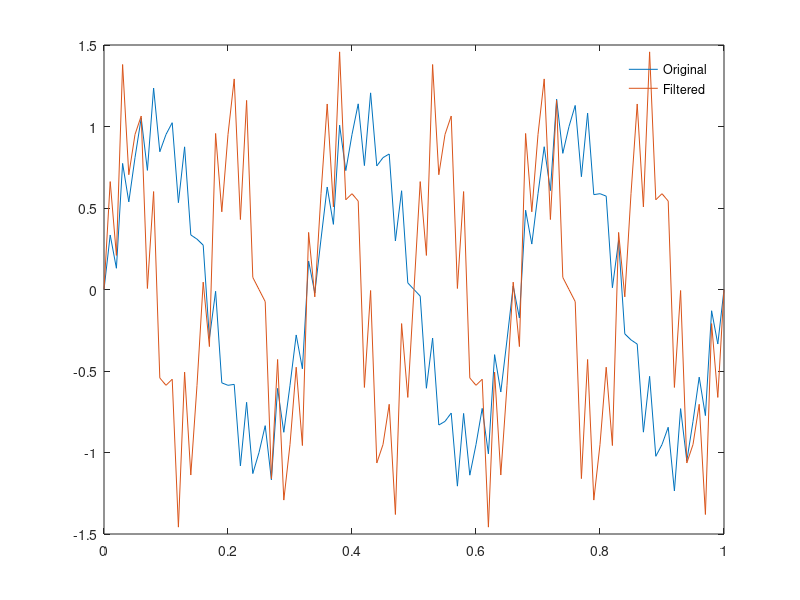

Write the MATLAB code that produced this figure.
clc
clear

disp("These changes are quickly introduced to master")

% comment to test matlab commit

% comment to test tortoise

fs = 100;
t = 0:1/fs:1;
x = sin(2*pi*t*3) + 0.25*sin(2*pi*t*40);
y = sin(2*pi*t*6) + 0.5*sin(2*pi*t*40);
% y = dsp_tools.custom_medfilt1(x,9);

plot(t,x,t,y)
legend('Original','Filtered')
legend('boxoff')
% utilities.save_fig_as_graphics('graphic_results')